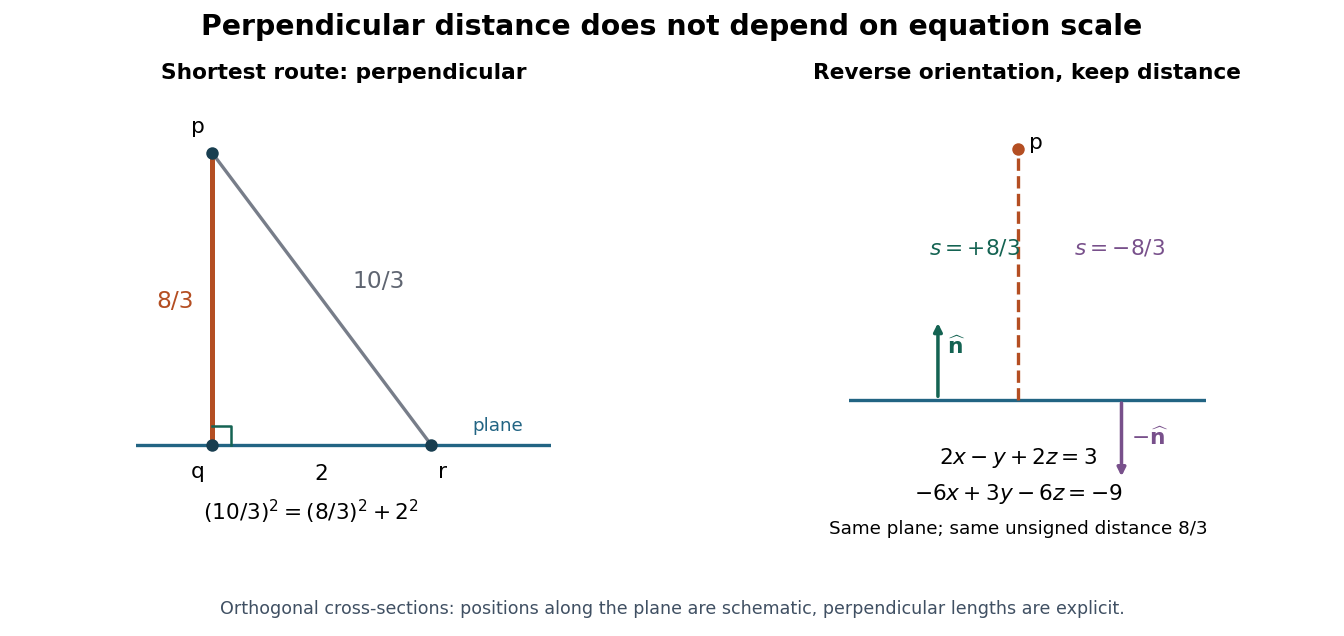

Write the Python code that produced this figure.
"""Original perpendicular-distance proof and orientation diagram; output to cwd."""
from pathlib import Path
import matplotlib
matplotlib.use('Agg')
import matplotlib.pyplot as plt
import numpy as np


def main():
    fig, axes = plt.subplots(1, 2, figsize=(11.2, 5.3), facecolor='white')
    p = np.array([0., 8/3])
    q = np.array([0., 0.])
    r = np.array([2., 0.])
    ax = axes[0]
    ax.axhline(0, color='#226483', lw=2)
    ax.plot([q[0], p[0]], [q[1], p[1]], color='#b44e22', lw=3)
    ax.plot([r[0], p[0]], [r[1], p[1]], color='#777d89', lw=2)
    ax.plot([0, .17, .17], [.17, .17, 0], color='#146352', lw=1.5)
    for point, name, offset in [(p, 'p', (-.19, .18)), (q, 'q', (-.2, -.3)), (r, 'r', (.06, -.3))]:
        ax.scatter(*point, s=42, color='#183e50', zorder=4)
        ax.text(*(point + offset), name, fontsize=13)
    ax.text(-.17, 1.25, '8/3', ha='right', fontsize=14, color='#b44e22')
    ax.text(1.28, 1.43, '10/3', fontsize=14, color='#5f6571')
    ax.text(1, -.32, '2', ha='center', fontsize=13)
    ax.text(.9, -.69, r'$(10/3)^2=(8/3)^2+2^2$', ha='center', fontsize=13)
    ax.text(2.38, .13, 'plane', fontsize=11, color='#226483')
    ax.set_title('Shortest route: perpendicular', fontsize=13, weight='bold')
    ax.set_xlim(-.7, 3.1)
    ax.set_ylim(-1.05, 3.25)
    ax.set_aspect('equal')
    ax.axis('off')

    ax = axes[1]
    ax.axhline(0, color='#226483', lw=2)
    for x, label, direction, color in [(-.85, r'$\widehat{\mathbf{n}}$', 1, '#146352'), (1.1, r'$-\widehat{\mathbf{n}}$', -1, '#78508b')]:
        ax.annotate('', xy=(x, .85*direction), xytext=(x, 0), arrowprops={'arrowstyle': '-|>', 'color': color, 'lw': 2.1})
        ax.text(x + .1, .48*direction, label, fontsize=13, color=color)
    ax.scatter(0, 8/3, color='#b44e22', s=42, zorder=4)
    ax.text(.12, 8/3, 'p', fontsize=13)
    ax.plot([0, 0], [0, 8/3], color='#b44e22', lw=2, ls='--')
    ax.text(-.95, 1.54, r'$s=+8/3$', fontsize=13, color='#146352')
    ax.text(.6, 1.54, r'$s=-8/3$', fontsize=13, color='#78508b')
    ax.text(0, -.68, r'$2x-y+2z=3$', ha='center', fontsize=13)
    ax.text(0, -1.07, r'$-6x+3y-6z=-9$', ha='center', fontsize=13)
    ax.text(0, -1.43, 'Same plane; same unsigned distance 8/3', ha='center', fontsize=11)
    ax.set_xlim(-1.8, 2)
    ax.set_ylim(-1.7, 3.3)
    ax.set_aspect('equal')
    ax.set_title('Reverse orientation, keep distance', fontsize=13, weight='bold')
    ax.axis('off')
    fig.suptitle('Perpendicular distance does not depend on equation scale', fontsize=17, weight='bold', y=.98)
    fig.subplots_adjust(top=.86, bottom=.12, left=.04, right=.98, wspace=.18)
    fig.text(.5, .035, 'Orthogonal cross-sections: positions along the plane are schematic, perpendicular lengths are explicit.', ha='center', fontsize=10.5, color='#405063')
    fig.savefig(Path.cwd() / (Path(__file__).stem + '.png'), dpi=120, facecolor='white')
    plt.close(fig)


if __name__ == '__main__':
    main()
